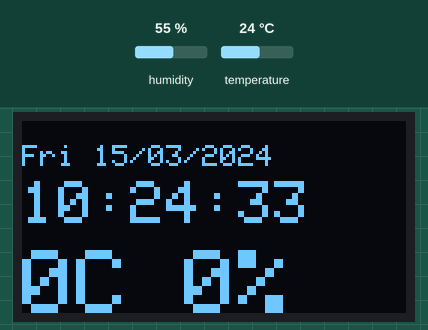
Recording of a sketch running on a simulated ESP8266 (NodeMCU). On the bench: 128×64 one-colour display. The inputs (shaded band) are chosen by the test bench; at power-on: humidity 55 %, temperature 24 °C. WiFi joins after 1.5 s; servers stay silent unless stated; network time is answered at once with the bench clock; the local clock reads 2024-03-15 10:24:30 at power-on unless the sketch sets it; what the sketch prints to the serial monitor is not drawn.

Above: at 4.7 s.
4.8 s: humidity set to 22 %
At 5.8 s:
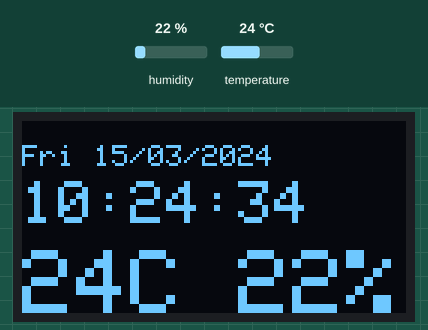
10.9 s: temperature set to 12 °C
At 15.8 s:
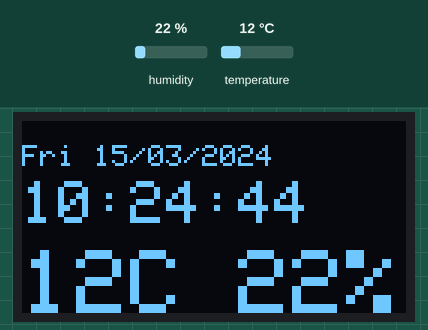
17.0 s: humidity set to 40 %
At 20.8 s:
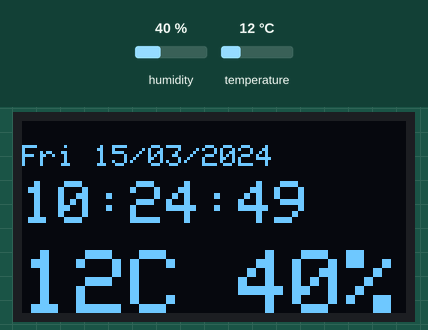
23.1 s: temperature set to 19 °C
At 25.8 s:
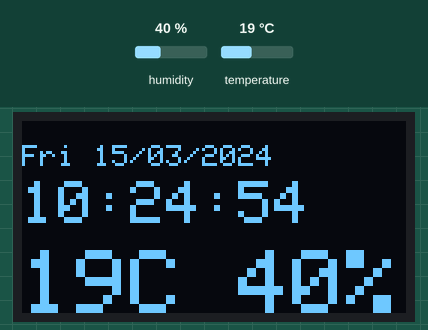
Timing chart, 0 to 27.3 s (numbered marks = the images above; inputs shaded):
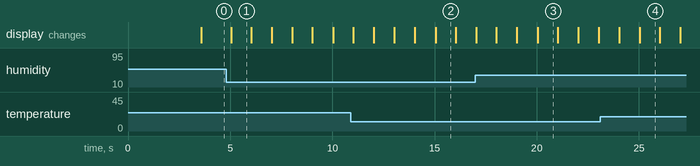

Measured:
- what the display in image 1 shows lasts 1.0 s, from 5.0 s to 6.0 s

The sketch:

esp8266_dht_oled.ino
```cpp
//------------------------------------------------------------------------------------------------------------
// Geekcreit® ESP8266 IoT Development Board + DHT11 Temperature and Humidity Sensor + Yellow Blue OLED Display
// - connect to Wifi
// - fetch the UTC date & time from an NTP server every 2 hours
// - update the ESP8266 RTC with the correct local time
// - measure temperature and humidity every 5 seconds
// - show temperature, humidity, date and time on the OLED display every second
//------------------------------------------------------------------------------------------------------------

// libraries
#include <Wire.h>
#include <Adafruit_GFX.h>
#include <Adafruit_SSD1306.h>
#include <Adafruit_Sensor.h>
#include <DHT.h>
#include <ESP8266WiFi.h>
#include <NTPClient.h>
#include <WiFiUdp.h>
#include <TimeLib.h>

// My secret stuff (eg network credentials)
// #define "YOUR_SSID";
// #define "YOUR_PASSWORD";
#include "secrets.h"

// constants
#define DHTTYPE DHT11
#define DHT11_GPIO 5
#define SCL_GPIO 14
#define SDA_GPIO 2
#define OLED_WIDTH 128
#define OLED_HEIGHT 64
#define OLED_ADDR 0x3C

#define INTERVAL_RTC 7200*1000   // 2 hours
#define INTERVAL_DHT 5*1000      // 5 seconds
#define INTERVAL_OLED 1*1000     // 1 second

String DOW[7] = {"Sun", "Mon", "Tue", "Wed", "Thu", "Fri", "Sat"};


// variables
unsigned long time_RTC = -INTERVAL_RTC;
unsigned long time_DHT = 0;
unsigned long time_OLED = 0;
int temp = 0;
int hum = 0;
time_t cdt = 0;     // current date time in built-in RTC


// instantiate objects
// ** NTP Client to get time
WiFiUDP ntpUDP;
NTPClient timeClient(ntpUDP, "europe.pool.ntp.org");
// ** DHT sensor
DHT dht(DHT11_GPIO, DHTTYPE);
// ** OLED display
Adafruit_SSD1306 display(OLED_WIDTH, OLED_HEIGHT, &Wire, -1);


//------------------------------------------------------------------------------------------------------------
// setup code to run once
//------------------------------------------------------------------------------------------------------------

void setup() {

  // Initialise Serial Monitor
  Serial.begin(115200);

  // Initialise DHT11 sensor
  dht.begin();

  // Initialize I2C
  Wire.begin(SDA_GPIO, SCL_GPIO);

  // Initialise OLED display
  if(!display.begin(SSD1306_SWITCHCAPVCC, OLED_ADDR)) {
    Serial.println(F("SSD1306 allocation failed"));
    for(;;);
  }
  delay(2000);
  display.clearDisplay();
  display.setTextColor(WHITE);

  // Connect to Wi-Fi network
  Serial.print("Connecting to ");
  Serial.println(_ssid);
  WiFi.begin(_ssid, _password);
  while (WiFi.status() != WL_CONNECTED) {
    delay(250);
    Serial.print(".");
  }

  // Initialize a NTPClient to get time
  timeClient.begin();

  // Set offset time in seconds to adjust for your timezone, for example: GMT +1 = 3600, GMT +8 = 28800, GMT -1 = -3600
  timeClient.setTimeOffset(3600);
}


//------------------------------------------------------------------------------------------------------------
// main code to be run repeatedly
//------------------------------------------------------------------------------------------------------------

void loop() {

  // schedule update RTC
  if (millis() >= time_RTC + INTERVAL_RTC) {
    time_RTC += INTERVAL_RTC;
    updateRTC();
  }

  // schedule DHT11 measurement
  if (millis() >= time_DHT + INTERVAL_DHT) {
    time_DHT += INTERVAL_DHT;
    measureDHT();
  }

  // schedule OLED display refresh
  if (millis() >= time_OLED + INTERVAL_OLED) {
    time_OLED += INTERVAL_OLED;
    refreshOLED();
  }

}


//------------------------------------------------------------------------------------------------------------
// update internal RTC with Daylight Saving Time
//------------------------------------------------------------------------------------------------------------

void updateRTC() {
  Serial.println("Updating RTC with Daylight Saving Time");

  // get time from ntp server
  timeClient.update();

  // get Epoch Time (seconds since 1 Jan 1900)
  unsigned long epochTime = timeClient.getEpochTime();

  // overlay with time structure
  struct tm *ptm = gmtime ((time_t *)&epochTime);

  // extract components
  int Hour = ptm->tm_hour;
  int Minute = ptm->tm_min;
  int Second = ptm->tm_sec;
  int Day = ptm->tm_mday;
  int Month = ptm->tm_mon+1;
  int Year = ptm->tm_year+1900;
  int dayofweek = ptm->tm_wday;

  // set system date and time in RTC
  setTime(Hour, Minute, Second, Day, Month, Year);
}


//------------------------------------------------------------------------------------------------------------
// Measure temperature and humidity with DHT11
//------------------------------------------------------------------------------------------------------------

void measureDHT() {
  Serial.println("Measuring Temperature and Humidity");

  // read temperature and humidity
  temp = dht.readTemperature() + 0.5;
  hum = dht.readHumidity() + 0.5;
  if (isnan(hum) || isnan(temp)) {
    Serial.println("Failed to read from DHT sensor!");
  }
}


//------------------------------------------------------------------------------------------------------------
// Refresh the OLED display
//------------------------------------------------------------------------------------------------------------

void refreshOLED() {
  int Hour;

  Serial.println("Refreshing OLED display");

  // get current date and time from RTC
  time_t cdt = now();

  // correction for Daylight Saving Time +1 hr
  // starting from last Sunday of March at 2:00
  // ending at last Sunday of October at 3:00
  if (isDstEurope(day(cdt), month(cdt), weekday(cdt), hour(cdt)))
  {
    Hour = hour(cdt) + 1;
  }
  else {
    Hour = hour(cdt);
  }

  // format date and time strings
  String currentDate = DOW[weekday(cdt)-1] + " " + twoDigits(day(cdt)) + "/" + twoDigits(month(cdt)) + "/" + year(cdt);
  String currentTime = twoDigits(Hour) + ":" + twoDigits(minute(cdt)) + ":" + twoDigits(second(cdt));

  // clear display
  display.clearDisplay();

  // display current date
  display.setTextSize(1);
  display.setCursor(0, 8);
  display.print(currentDate);

  // display current time
  display.setTextSize(2);
  display.setCursor(0, 20);
  display.print(currentTime);

  // display temperature and humidity
  display.setTextSize(3);
  display.setCursor(0, 43);
  display.print(temp);
  display.print("C ");
  display.print(hum);
  display.print("%");

  // show display
  display.display();
}


// helper function to insert leading zero for date/time strings
String twoDigits(int digits) {
  if (digits < 10) {
    return "0" + String(digits);
  }
  else {
    return String(digits);
  }
}

// ---------------------------
// isDstEurope
// ---------------------------
// Uses the normal local time (winter time) to determine
// if the daylight saving is active.
//
// In Europe, the summer time (+1 hour) starts at
// the last Sunday of March. At 02:00 (am) the clock
// jumps to 03:00 (am).
// The end if the summer time is at the last Sunday
// of October. At 03:00 (am) the clock jumps back
// to 02:00 (am).
// When the winter time is the base, it means that the DST
// becomes active at 02:00 (winter time) but also inactive at 02:00 (winter time).
//
// The parameters are the winter time, don't use the summertime for them.
// day   : 1...31
// month : 1...12
// dow   : 1...7    1 = Sunday
// hour  : 0...23
//
// Returns:
//       boolean that indicates that an hour should be added.
//       Note that this is not an increment of the hour, but
//       everything advances an hour into the future.
//
boolean isDstEurope( int day, int month, int dow, int hour)
{
  boolean dst = false;

  // day 1...31, dow 1...7
  // calculate the current or previous Sunday of this month.
  // the result could be negative, which is no problem.

  int previousSunday = day - (dow - 1);

  // The range for a switch-case statement is a non-standard 'c' usage !
  switch( month)
  {
  case 1 ... 2:
    dst = false;
    break;
  case 3:
    // The lowest day for sunday is 25, the highest is 31
    if( previousSunday >= 25)
    {
      if( dow == 1)     // is it sunday right now ?
      {
        if( hour >= 2)
        {
          dst = true;   // dst starts at two in the night
        }
        else
        {
          dst = false;  // it is the right date, but not yet time
        }
      }
      else
      {
        dst = true;     // it is past the last sunday
      }
    }
    else
    {
      dst = false;      // the date is before the last sunday
    }
    break;
  case 4 ... 9:
    dst = true;
    break;
  case 10:
    if( previousSunday >= 25)
    {
      if( dow == 1)     // is it sunday right now ?
      {
        if( hour < 2)
        {
          dst = true;   // dst stops at two in the night
        }
        else
        {
          dst = false;  // it is the right date, but beyond the DST
        }
      }
      else
      {
        dst = false;     // it is past the last sunday
      }
    }
    else
    {
      dst = true;      // the date is before the last sunday
    }
    break;
  case 11 ... 12:
    dst = false;
    break;
  default:
    // wrong parameter for the month
    dst = false;
  }
  return dst;
}
```

secrets.h
```cpp
#define _ssid       "YOUR_SSD"
#define _password   "YOUR_PASSWORD"
```
